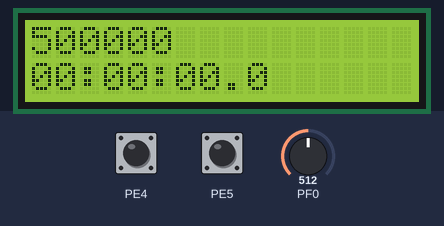
This program was run on a simulated ATmega128, built with avr-gcc and emulated at 16 MHz. Shown: 16×2 character LCD. Wiring (inferred from the names in the program): PCF8574 port expander at I2C address 0x27. Wiring (inferred from the signals the program sends): character LCD (HD44780): RS Q0; E Q2; backlight Q3; data Q4, Q5, Q6, Q7. The test bench sets the inputs (shaded band); at power-on: PE5 HIGH, PF0 = 512, PE4 HIGH.

Above: at 1.2 s.
1.3 s: PE5 pulled LOW for 0.15 s
At 1.41 s:
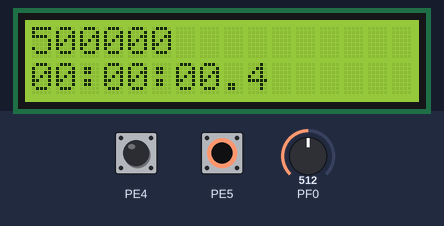
2.9 s: PF0 set to 716
At 3.11 s:
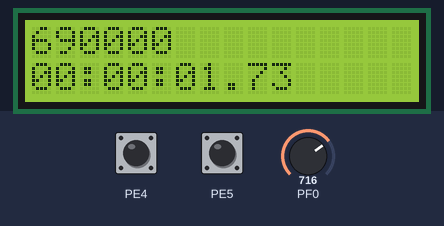
4.4 s: PE4 pulled LOW for 0.15 s
At 4.67 s:
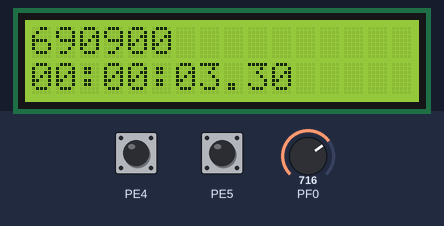
6.0 s: PE4 pulled LOW for 1 s
At 6.37 s:
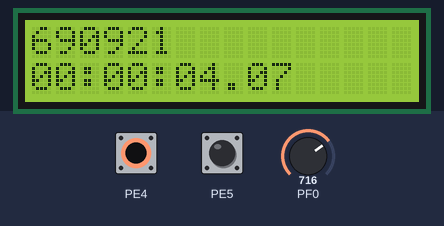
8.5 s: PE5 pulled LOW for 1 s
12.5 s: PF0 set to 900
At 12.77 s:
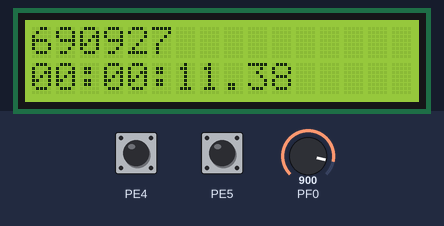

Measured:
- after the input at 1.3 s, the display: changes after 0.05 s (image 1)

The program:

main.c
```c
/*
 * Day4_Task02.c
 *
 * Created: 2026-07-31 오전 10:43:06
 * Author : dhcho
 */
#define F_CPU 16000000
#include  <stdio.h>
#include <avr/io.h>
#include <avr/interrupt.h>
#include <util/delay.h>
#include "clcd.h"
#include "i2c.h"

int timetable[7]={0,0,0,0,0,0,0}; //year,month, day, hour, min, sec, msec
int timetable_count=0;

unsigned int count1ms =0;
void set (void);
void sort_time_tabel();
void lcd_print();
int main(void)
{	set();
	i2c_lcd_init();

    /* Replace with your application code */
    while (1)
    {
	    unsigned char chaneel =0x00;
	    ADMUX = 0x40 | chaneel;
	    ADCSRA |=0x40;
	    while((ADCSRA&0x10)==0);
		switch (timetable_count){
			case 0:
				timetable[timetable_count] = (long)ADC * 100 / 1024;
				break;
			case 1:
				timetable[timetable_count] =ADC;		//month
				timetable[timetable_count]=timetable[timetable_count]*12/1024;
				timetable[timetable_count]++;
				break;
			case 2:
				timetable[timetable_count] =ADC;		//day인데 month에 따라 30,31일 구별 필요
				if (timetable[timetable_count-1]==1 || timetable[timetable_count-1]==3 || timetable[timetable_count-1]==5 || timetable[timetable_count-1]==7 || timetable[timetable_count-1]==8 || timetable[timetable_count-1]==10 || timetable[timetable_count-1]==12 ){
					timetable[timetable_count]*=31;
					timetable[timetable_count]/=1024;
					timetable[timetable_count]++;		//0~31
				}
				else if ( timetable[timetable_count-1]==2){
					timetable[timetable_count]*=28;
					timetable[timetable_count]/=1024;
					timetable[timetable_count]++;
				}
				else{
					timetable[timetable_count]*=30;
					timetable[timetable_count]/=1024;
					timetable[timetable_count]++;
				}
				break;
			case 3:			//hour
				timetable[timetable_count] =ADC;
				timetable[timetable_count]*=24;
				timetable[timetable_count]/=1024;
				break;
			case 4:			//min
				timetable[timetable_count] = (long)ADC * 60 / 1024;
				break;
			case 5:			//sec
				timetable[timetable_count] = (long)ADC * 60 / 1024;
				break;
			case 6:			//msec
				timetable[timetable_count] = (long)ADC * 100 / 1024;
				break;
			default:
				break;
		}
		lcd_print();
    }
}
void set (void){
	//4,5=switch(1,2),012=rs485
	DDRE=0x00;
	PORTE |= (1<<4)|(1<<5);
	//0,1=가변저항(입력)
	DDRF=0x00;

	EIMSK=0b00110000;
	EICRB=0x0A;

	ADMUX = 0x40;
	ADCSRA = 0x87;

	SREG =0x80;
}
void lcd_print(){
	int i;
	for (i=0;i<3;i++){
		i2c_lcd_goto_XY(0,i*2);
		char temp[3];
		sprintf(temp,"%02d",*(timetable+i));
		i2c_lcd_write_string(temp);
	}
	int j=0;
	for (i=3;i<6;i++){
		i2c_lcd_goto_XY(1,j*3);
		char temp[4];
		sprintf(temp,"%02d",*(timetable+i));
		i2c_lcd_write_string(temp);
		i2c_lcd_goto_XY(1,(j*3)+2);
		i2c_lcd_write_string(":");
		j++;
	}
	i2c_lcd_goto_XY(1,(j*3)-1);
	i2c_lcd_write_string(".");
	i2c_lcd_goto_XY(1,j*3);
	char temp[4];
	sprintf(temp,"%d",*(timetable+i));
	i2c_lcd_write_string(temp);
}
//timetable 정렬 및 시키기(60초=1분으로)
void sort_time_tabel(){
	if (timetable[6]>=100){		//ms
		timetable[6]=0;
		timetable[5]++;
	}
	if (timetable[5]>=60){		//sec
		timetable[5]=0;
		timetable[4]++;
	}
	if (timetable[4]>=60){		//min
		timetable[4]=0;
		timetable[3]++;
	}
	if (timetable[3]>=24){		//hour
		timetable[3]=0;
		timetable[2]++;
	}
	//day
	if (timetable[1]==1 || timetable[1]==3 || timetable[1]==5 || timetable[1]==7 || timetable[1]==8 || timetable[1]==10 || timetable[1]==12 ){
		if (timetable[2]>=32){
			timetable[2]=1;
			timetable[1]++;
		}
	}
	else if ( timetable[1]==2){
		if (timetable[2]>=29){
			timetable[2]=1;
			timetable[1]++;
		}
	}
	else{
		if (timetable[2]>=31){
			timetable[2]=1;
			timetable[1]++;
		}
	}
	//month
	if (timetable[1]>=13){
		timetable[1]=1;
		timetable[0]++;
	}


}
//스위치 1번 누르면...
ISR(INT4_vect){
	timetable_count++;
}
//스위치 2번 누르면 1ms씩 증가 표현
ISR(INT5_vect){
	TCNT0 =6;
	TCCR0 =0x04;
	TIMSK =0x01;
}
ISR(TIMER0_OVF_vect){
	count1ms++;
	if (count1ms==10){
		timetable[6]++;
		sort_time_tabel();
		count1ms=0;
	}
	TCNT0 =6;
}
```

i2c.c
```c
#define F_CPU 16000000UL
#include <avr/io.h>
#include <util/delay.h>

#include "i2c.h"

#define F_SCL     100000UL // SCL 주파수
#define Prescaler 1
#define TWBR_val  (((F_CPU / F_SCL) - 16) / 2)

void i2c_init(void)
{
	PORTD |= (1 << 0) | (1 << 1);
	TWBR = (uint8_t)TWBR_val;
}

void i2c_start(uint8_t adress)
{
	TWCR = (1 << TWINT) | (1 << TWSTA) | (1 << TWEN);
	while (!(TWCR & (1 << TWINT)));

	TWDR = adress;
	TWCR = (1 << TWINT) | (1 << TWEN);

	while (!(TWCR & (1 << TWINT)));
}

void i2c_transmit(uint8_t data)
{
	TWDR = data;
	TWCR = (1 << TWINT) | (1 << TWEN);

	while (!(TWCR & (1 << TWINT)));
}

uint8_t i2c_receive_ack(void)
{
	TWCR = (1 << TWINT) | (1 << TWEN) | (1 << TWEA);
	while (!(TWCR & (1 << TWINT)));
	return TWDR;
}

uint8_t i2c_receive_nack(void)
{
	TWCR = (1 << TWINT) | (1 << TWEN);
	while (!(TWCR & (1 << TWINT)));
	return TWDR;
}

void i2c_transmit_nbytes(uint8_t adress, uint8_t* data, uint16_t length)
{
	i2c_start(adress | I2C_WRITE);
	for (uint16_t i = 0; i < length; i++)
	{
		i2c_transmit(data[i]);
		_delay_ms(1);
	}
	i2c_stop();
}

void i2c_receive_nbytes(uint8_t adress, uint8_t* data, uint16_t length)
{
	i2c_start(adress | I2C_READ);
	for (uint16_t i = 0; i < length - 1; i++)
	{
		data[i] = i2c_receive_ack();
	}
	data[(length - 1)] = i2c_receive_nack();
	i2c_stop();
}

void i2c_stop(void)
{
	TWCR = (1 << TWINT) | (1 << TWEN) | (1 << TWSTO);
}
```

i2c.h
```c
#ifndef I2C_H_
#define I2C_H_

#define I2C_READ  0x01
#define I2C_WRITE 0x00

typedef unsigned char uint8_t;
typedef unsigned int  uint16_t;

void i2c_init(void);
void i2c_start(uint8_t adress);
void i2c_transmit(uint8_t data);
uint8_t i2c_receive_ack(void);
uint8_t i2c_receive_nack(void);
void i2c_transmit_nbytes(uint8_t adress, uint8_t* data, uint16_t length);
void i2c_receive_nbytes(uint8_t adress, uint8_t* data, uint16_t length);
void i2c_stop(void);

#endif
```

clcd.c
```c
#include "clcd.h"
#include "i2c.h"

#define F_SCL 100000UL // SCL 주파수

#define RS1_EN1   0x05
#define RS1_EN0   0x01
#define RS0_EN1   0x04
#define RS0_EN0   0x00
#define Backlight 0x08

uint8_t I2C_addr_PCF8574 = (0x27 << 1);

void i2c_lcd_init(void)
{
	i2c_init();
	_delay_ms(50);

	i2c_lcd_command_8(0x30); _delay_ms(5);
	i2c_lcd_command_8(0x30); _delay_us(100);
	i2c_lcd_command_8(0x30); _delay_us(100);
	i2c_lcd_command_8(0x20); _delay_us(100);

	i2c_lcd_command(0x28); _delay_us(50); // display on/off control
	i2c_lcd_command(0x08); _delay_us(50);
	i2c_lcd_command(0x01); _delay_ms(3);  // clear display
	i2c_lcd_command(0x06); _delay_us(50);
	i2c_lcd_command(0x0c); _delay_us(50); // display on, cursor & cursor blink off
}

void i2c_lcd_command_8(uint8_t command)
{
	uint8_t c_buf[4];

	c_buf[0] = (command & 0xf0) | RS0_EN1 | Backlight;
	c_buf[1] = (command & 0xf0) | RS0_EN0 | Backlight;

	i2c_transmit_nbytes(I2C_addr_PCF8574, c_buf, 2);
}

void i2c_lcd_command(uint8_t command)
{
	uint8_t c_buf[4];

	c_buf[0] = (command & 0xf0) | RS0_EN1 | Backlight;
	c_buf[1] = (command & 0xf0) | RS0_EN0 | Backlight;
	c_buf[2] = ((command << 4) & 0xf0) | RS0_EN1 | Backlight;
	c_buf[3] = ((command << 4) & 0xf0) | RS0_EN0 | Backlight;

	i2c_transmit_nbytes(I2C_addr_PCF8574, c_buf, 4);
}

void i2c_lcd_data(uint8_t data)
{
	uint8_t d_buf[4];

	d_buf[0] = (data & 0xf0) | RS1_EN1 | Backlight;
	d_buf[1] = (data & 0xf0) | RS1_EN0 | Backlight;
	d_buf[2] = ((data << 4) & 0xf0) | RS1_EN1 | Backlight;
	d_buf[3] = ((data << 4) & 0xf0) | RS1_EN0 | Backlight;

	i2c_transmit_nbytes(I2C_addr_PCF8574, d_buf, 4);
}

void i2c_lcd_goto_XY(uint8_t row, uint8_t col)
{
	uint8_t address = (0x40 * row) + col;
	uint8_t command = 0x80 | address;

	i2c_lcd_command(command);
}

void i2c_lcd_write_string(char *string)
{
	while (*string) {
		i2c_lcd_data(*string++);
	}
}
```

clcd.h
```c
#ifndef CLCD_H_
#define CLCD_H_

#ifndef F_CPU
#define F_CPU 16000000L
#endif

#include "i2c.h"
#include <util/delay.h>
#include <avr/io.h>
#include <stdint.h>

void twi_init(void);
void i2c_lcd_init(void);
void i2c_lcd_command(uint8_t command);
void i2c_lcd_command_8(uint8_t command);
void i2c_lcd_data(uint8_t data);
void i2c_lcd_goto_XY(uint8_t row, uint8_t col);
void i2c_lcd_write_string(char string[]);

#endif
```
